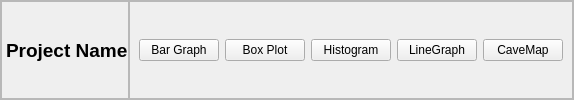
                     <widget class="QFrame" name="project_homepage_header">
                      <property name="frameShape">
                       <enum>QFrame::StyledPanel</enum>
                      </property>
                      <property name="frameShadow">
                       <enum>QFrame::Raised</enum>
                      </property>
                      <property name="style_ID" stdset="0">
                       <string>borderlessDark</string>
                      </property>
                      <layout class="QHBoxLayout" name="horizontalLayout_39">
                       <property name="spacing">
                        <number>0</number>
                       </property>
                       <property name="leftMargin">
                        <number>0</number>
                       </property>
                       <property name="topMargin">
                        <number>0</number>
                       </property>
                       <property name="rightMargin">
                        <number>0</number>
                       </property>
                       <property name="bottomMargin">
                        <number>0</number>
                       </property>
                       <item>
                        <widget class="QFrame" name="frame_13">
                         <property name="frameShape">
                          <enum>QFrame::StyledPanel</enum>
                         </property>
                         <property name="frameShadow">
                          <enum>QFrame::Raised</enum>
                         </property>
                         <layout class="QHBoxLayout" name="horizontalLayout_40">
                          <property name="spacing">
                           <number>0</number>
                          </property>
                          <property name="leftMargin">
                           <number>4</number>
                          </property>
                          <property name="topMargin">
                           <number>0</number>
                          </property>
                          <property name="rightMargin">
                           <number>0</number>
                          </property>
                          <property name="bottomMargin">
                           <number>0</number>
                          </property>
                          <item>
                           <widget class="QLabel" name="label_76">
                            <property name="font">
                             <font>
                              <pointsize>14</pointsize>
                              <bold>true</bold>
                             </font>
                            </property>
                            <property name="text">
                             <string>Project Name</string>
                            </property>
                           </widget>
                          </item>
                         </layout>
                        </widget>
                       </item>
                       <item>
                        <widget class="QFrame" name="frame_17">
                         <property name="frameShape">
                          <enum>QFrame::StyledPanel</enum>
                         </property>
                         <property name="frameShadow">
                          <enum>QFrame::Raised</enum>
                         </property>
                         <layout class="QHBoxLayout" name="horizontalLayout_41">
                          <item>
                           <widget class="QPushButton" name="button_bargraph">
                            <property name="text">
                             <string>Bar Graph</string>
                            </property>
                           </widget>
                          </item>
                          <item>
                           <widget class="QPushButton" name="button_boxplot">
                            <property name="text">
                             <string>Box Plot</string>
                            </property>
                           </widget>
                          </item>
                          <item>
                           <widget class="QPushButton" name="button_histogram">
                            <property name="text">
                             <string>Histogram</string>
                            </property>
                           </widget>
                          </item>
                          <item>
                           <widget class="QPushButton" name="button_linegraph">
                            <property name="text">
                             <string>LineGraph</string>
                            </property>
                           </widget>
                          </item>
                          <item>
                           <widget class="QPushButton" name="button_cavemap">
                            <property name="text">
                             <string>CaveMap</string>
                            </property>
                           </widget>
                          </item>
                         </layout>
                        </widget>
                       </item>
                      </layout>
                     </widget>
